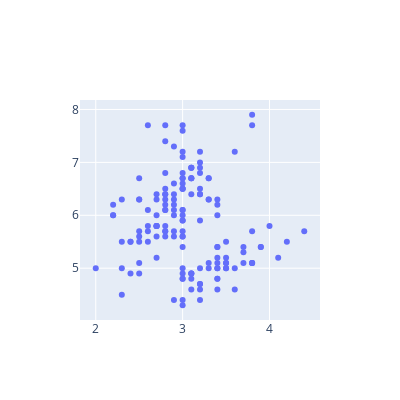
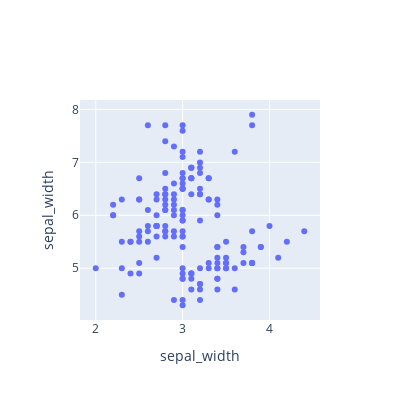

The notebook cell saved with these charts, in order:
### Markdown cell above
### Using methods

### Code cell
fig = go.Figure()

fig.update_layout(width=400, height=400)

fig.show()

fig.add_trace(
    go.Scatter(x=iris['sepal_width'], y=iris['sepal_length'], mode='markers')
)

fig.show()

fig.update_layout(
    xaxis=go.layout.XAxis(
            title=go.layout.xaxis.Title(
                text='sepal_width'
            )
        ),
        yaxis=go.layout.YAxis(
            title=go.layout.yaxis.Title(
                text='sepal_width'
            )
        )
)

fig.show()

### Figure 1 — Plotly figure (JSON) as saved in the notebook; plotly's stock layout.template omitted (floating-point values rounded to 4 significant figures; data arrays with more than 128 entries replaced by an {"elided": "..."} marker saying what was removed)
{"data": [{"mode": "markers", "type": "scatter", "x": {"elided": "150 float values"}, "y": {"elided": "150 float values"}}], "layout": {"height": 400, "width": 400}}

### Figure 2 — Plotly figure (JSON) as saved in the notebook; plotly's stock layout.template omitted (floating-point values rounded to 4 significant figures; data arrays with more than 128 entries replaced by an {"elided": "..."} marker saying what was removed)
{"data": [{"mode": "markers", "type": "scatter", "x": {"elided": "150 float values"}, "y": {"elided": "150 float values"}}], "layout": {"height": 400, "width": 400, "xaxis": {"title": {"text": "sepal_width"}}, "yaxis": {"title": {"text": "sepal_width"}}}}
